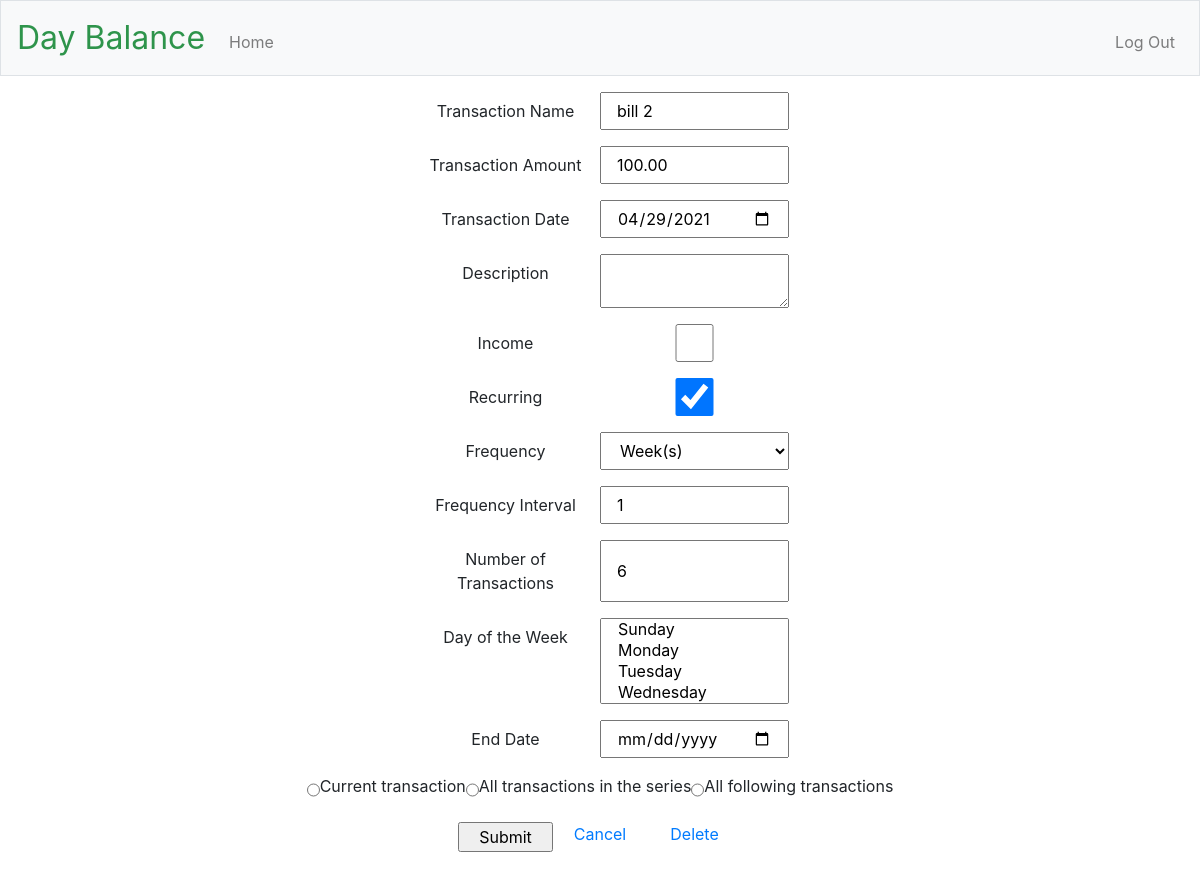
/edit/3/20210429 (signed in), run on an earlier commit of the app's database.
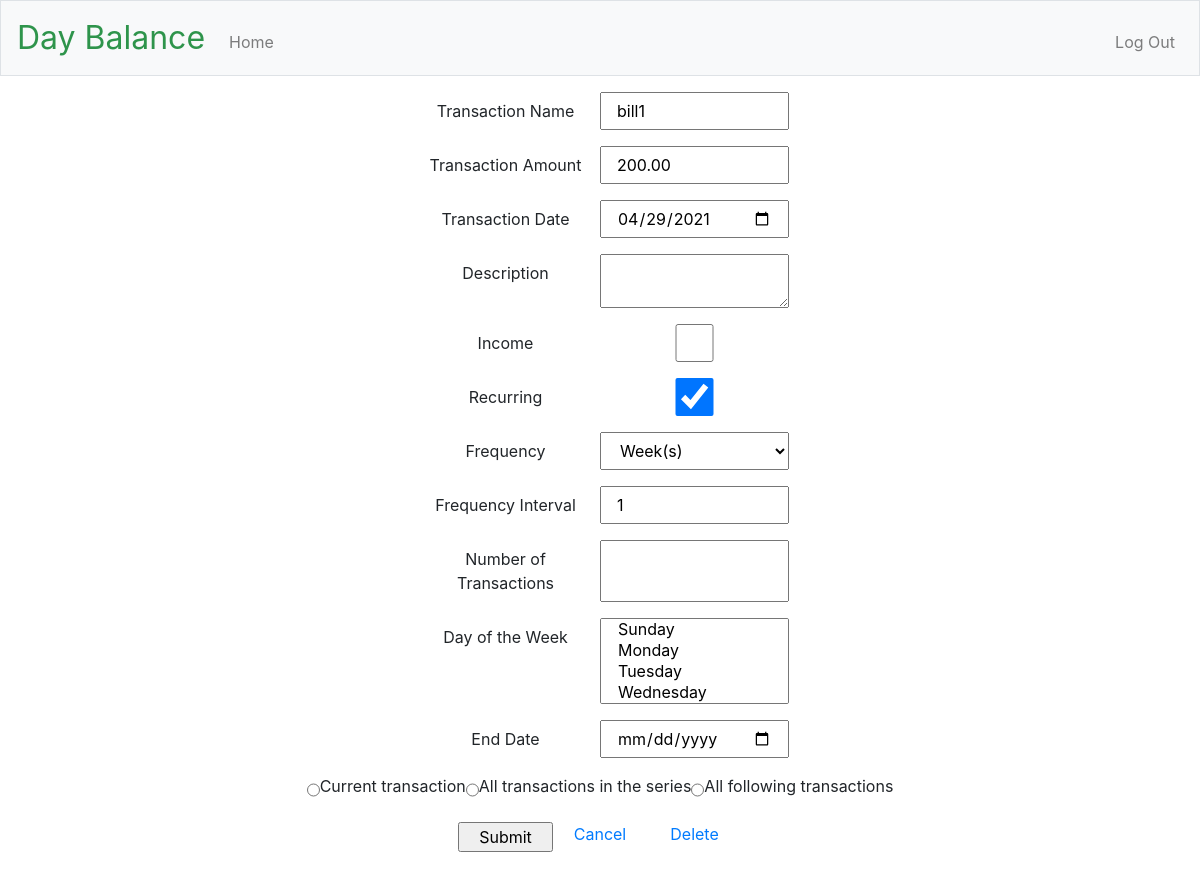
And on a later commit of the database.
### app/models.py (models this page shows, shortened)
class Transaction(app.db.Model):
    id = app.db.Column(app.db.Integer, primary_key=True)
    title = app.db.Column(app.db.String(40), nullable=False)
    date = app.db.Column(app.db.Date, nullable=False)
    amount = app.db.Column(app.db.Integer, nullable=False)
    description = app.db.Column(app.db.String(200))
    income = app.db.Column(app.db.Boolean)
    is_recurring = app.db.Column(app.db.Boolean)
    freq = app.db.Column(app.db.String(8))  # DAILY, WEEKLY, MONTHLY, YEARLY
    interval = app.db.Column(app.db.Integer)
    mon = app.db.Column(app.db.Boolean)
    tue = app.db.Column(app.db.Boolean)
    wed = app.db.Column(app.db.Boolean)
    thu = app.db.Column(app.db.Boolean)
    fri = app.db.Column(app.db.Boolean)
    sat = app.db.Column(app.db.Boolean)
    sun = app.db.Column(app.db.Boolean)
    count = app.db.Column(app.db.Integer)  # number of occurrences
    until = app.db.Column(app.db.Date)     # recurrence end date
    rrule_string = app.db.Column(app.db.String(100))
    transaction_exceptions = app.db.relationship(
        'TransactionException',
        backref='transaction',
        lazy='dynamic',
    )
    user_id = app.db.Column(
        app.db.Integer,
        app.db.ForeignKey('user.id'),
        nullable=False,
    )
    day_names = ['MO', 'TU', 'WE', 'TH', 'FR', 'SA', 'SU']
    day_variables = [mon, tue, wed, thu, fri, sat, sun]
    freq_values = {
        'DAILY': rrule.DAILY,
        'WEEKLY': rrule.WEEKLY,
        'MONTHLY': rrule.MONTHLY,
        'YEARLY': rrule.YEARLY,
    }
    def return_amount(self):
        return (self.amount / 100)
    def return_byweekday(self):
        byweekday = []
        for i in range(len(self.day_variables)):
            if self.day_variables[i] is True:
                byweekday.append(self.day_names[i])
        return byweekday

### app/main/routes.py (the view)
@bp.route("/edit/<int:transaction_id>/<int:date_format>", methods=["GET", "POST"])
@login_required
def edit_transaction(transaction_id, date_format):
    form = TransactionForm(request.form)
    edited_transaction = Transaction.query.filter_by(id=transaction_id).one()
    current_date = datetime.strptime(str(date_format),'%Y%m%d').date()
    if request.method == 'POST' and form.validate():
        if form.is_recurring.data and form.change.data == 'current':
            if form.amount.data != edited_transaction.amount:
                added_transaction = Transaction(
                    title = form.title.data,
                    description = form.description.data,
                    income = form.income.data,
                    is_recurring = False,
                    freq = form.freq.data,
                    interval = form.interval.data,
                    count = form.count.data,
                    until = form.until.data,
                )
                added_transaction.set_amount(form.amount.data)
                added_transaction.set_recurring(form.byweekday.data)
            else:
                added_transaction = TransactionException(
                    delete = False,
                    transaction_id = edited_transaction.id,
                )
            added_transaction.date = form.date.data
            added_transaction.user_id = current_user.id
            db.session.add(added_transaction)
            removed_transaction = TransactionException(
                date = form.date.data,
                delete = True,
                transaction_id = edited_transaction.id,
                user_id = current_user.id,
            )
            db.session.add(removed_transaction)
        elif form.is_recurring.data and form.change.data == 'after':
            added_transaction = Transaction(
                user_id = current_user.id,
                title = form.title.data,
                date = form.date.data,
                description = form.description.data,
                income = form.income.data,
                is_recurring = form.is_recurring.data,
                freq = form.freq.data,
                interval = form.interval.data,
                count = form.count.data,
                until = form.until.data,
            )
            added_transaction.set_amount(form.amount.data)
            added_transaction.set_recurring(form.byweekday.data)
            db.session.add(added_transaction)
            edited_transaction.count = None
            edited_transaction.until = form.date.data - timedelta(days=1)
            edited_transaction.set_recurring(form.byweekday.data)
        else:
            edited_transaction.count = form.count.data
            edited_transaction.until = form.until.data
            edited_transaction.title = form.title.data
            edited_transaction.date = form.date.data
            edited_transaction.description = form.description.data
            edited_transaction.income = form.income.data
            edited_transaction.is_recurring = form.is_recurring.data
            edited_transaction.freq = form.freq.data
            edited_transaction.interval = form.interval.data
            edited_transaction.set_amount(form.amount.data)
            if form.is_recurring.data:
                edited_transaction.set_recurring(form.byweekday.data)
        db.session.commit()
        flash("Your changes have been saved.")
        return redirect(url_for(
            "main.index",
            year=edited_transaction.date.year,
            month=edited_transaction.date.month,
        ))
    elif request.method == 'GET':
        form.title.data = edited_transaction.title
        form.date.data = current_date
        form.description.data= edited_transaction.description
        form.income.data = edited_transaction.income
        form.is_recurring.data = edited_transaction.is_recurring
        form.freq.data = edited_transaction.freq
        form.interval.data = edited_transaction.interval
        form.count.data = edited_transaction.count
        form.until.data = edited_transaction.until
        form.amount.data = edited_transaction.return_amount()
        if edited_transaction.is_recurring:
            form.byweekday.data = edited_transaction.return_byweekday()
    return render_template(
        "edit_transaction.html",
        title = "Edit Transaction",
        form = form,
        transaction_id = edited_transaction.id,
        date = current_date,
    )

### app/models.py (called while the page is built)
@app.login.user_loader
def load_user(id):
    return User.query.get(int(id))

### app/templates/edit_transaction.html (shortened to what this page needs)
{% extends "layout.html" %}
{% block main %}
{% set date_format = date.strftime('%Y%m%d') %}
    <form action="/edit/{{ transaction_id }}/{{ date_format }}" method="POST">
        <div class="form-group row justify-content-center">
            {{ form.title.label(class="col-sm-2 col-form-label") }}
            {{ form.title(class="col-sm-2") }}
        </div>
        <div class="form-group row justify-content-center">
            {{ form.amount.label(class="col-sm-2 col-form-label") }}
            {{ form.amount(class="col-sm-2") }}
        </div>
        <div class="form-group row justify-content-center">
            {{ form.date.label(class="col-sm-2 col-form-label") }}
            {{ form.date(class="col-sm-2") }}
        </div>
        <div class="form-group row justify-content-center">
            {{ form.description.label(class="col-sm-2 col-form-label") }}
            {{ form.description(class="col-sm-2") }}
        </div>
        <div class="form-group row justify-content-center">
            {{ form.income.label(class="col-sm-2 col-form-label") }}
            {{ form.income(class="col-sm-2") }}
        </div>
        <div class="form-group row justify-content-center">
            {{ form.is_recurring.label(class="col-sm-2 col-form-label") }}
            {{ form.is_recurring(class="col-sm-2") }}
        </div>
        <div class="form-group row justify-content-center">
            {{ form.freq.label(class="col-sm-2 col-form-label") }}
            {{ form.freq(class="col-sm-2") }}
        </div>
        <div class="form-group row justify-content-center">
            {{ form.interval.label(class="col-sm-2 col-form-label") }}
            {{ form.interval(class="col-sm-2") }}
        </div>
        <div class="form-group row justify-content-center">
            {{ form.count.label(class="col-sm-2 col-form-label") }}
            {{ form.count(class="col-sm-2") }}
        </div>
        <div class="form-group row justify-content-center">
            {{ form.byweekday.label(class="col-sm-2 col-form-label") }}
            {{ form.byweekday(class="col-sm-2") }}
        </div>
        <div class="form-group row justify-content-center">
            {{ form.until.label(class="col-sm-2 col-form-label") }}
            {{ form.until(class="col-sm-2") }}
        </div>
        <div class="form-group row justify-content-center">
            {% for subfield in form.change %}
                <tr>
                    <td>{{ subfield }}</td>
                    <td>{{ subfield.label }}</td>
                </tr>
            {% endfor %}
        </div>
        <div class="form-group row justify-content-center">
            {{ form.submit(class="col-1") }}
            <div class="col-1">
                <a href="{{ url_for('main.index', year = date.year, month = date.month) }}">Cancel</a>
            </div>
            <div class="col-1">
                <a href="{{ url_for('main.delete_transaction',transaction_id = transaction_id, date_format = date_format) }}">Delete</a>
            </div>
        </div>
    </form>
{% endblock %}

### app/templates/layout.html (shortened to what this page needs)
<!DOCTYPE html>
<html lang="en">
    <head>
        <link href="https://maxcdn.bootstrapcdn.com/bootstrap/4.1.3/css/bootstrap.min.css" rel="stylesheet">
        <link href="/static/styles.css" rel="stylesheet">
    </head>
    <body>
        <nav class="navbar navbar-expand-md navbar-light bg-light border">
            <a class="navbar-brand" href="/"><span class="green">Day Balance</span></a>
            <div class="collapse navbar-collapse" id="navbar">
                {% if current_user.is_anonymous %}
                <ul class="navbar-nav ml-auto mt-2">
                    <li class="nav-item"><a class="nav-link" href="{{ url_for('auth.register') }}">Register</a></li>
                    <li class="nav-item"><a class="nav-link" href="{{ url_for('auth.login') }}">Log In</a></li>
                </ul>
                {% else %}
                <ul class="navbar-nav mr-auto mt-2">
                    <li class="nav-item"><a class="nav-link" href="{{ url_for('main.index') }}">Home</a></li>
                </ul>
                <ul class="navbar-nav ml-auto mt-2">
                    <li class="nav-item"><a class="nav-link" href="{{ url_for('auth.logout') }}">Log Out</a></li>
                </ul>
            {% endif %}
            </div>
        </nav>
        <main class="container-fluid px-5 py-3">
            {% block main %}{% endblock %}
        </main>
    </body>
</html>

### app/static/styles.css (style rules this page uses)
nav .navbar-brand { font-size: xx-large; }
nav .navbar-brand .green { color: #2e944b; }
main { overflow-x: auto; text-align: center; }

What changed in the data, as far as the page shows it:
changed Transaction "Week(s)": title "bill 2" → "bill1"; amount "100.00" → "200.00"; count "6" → (not shown)
